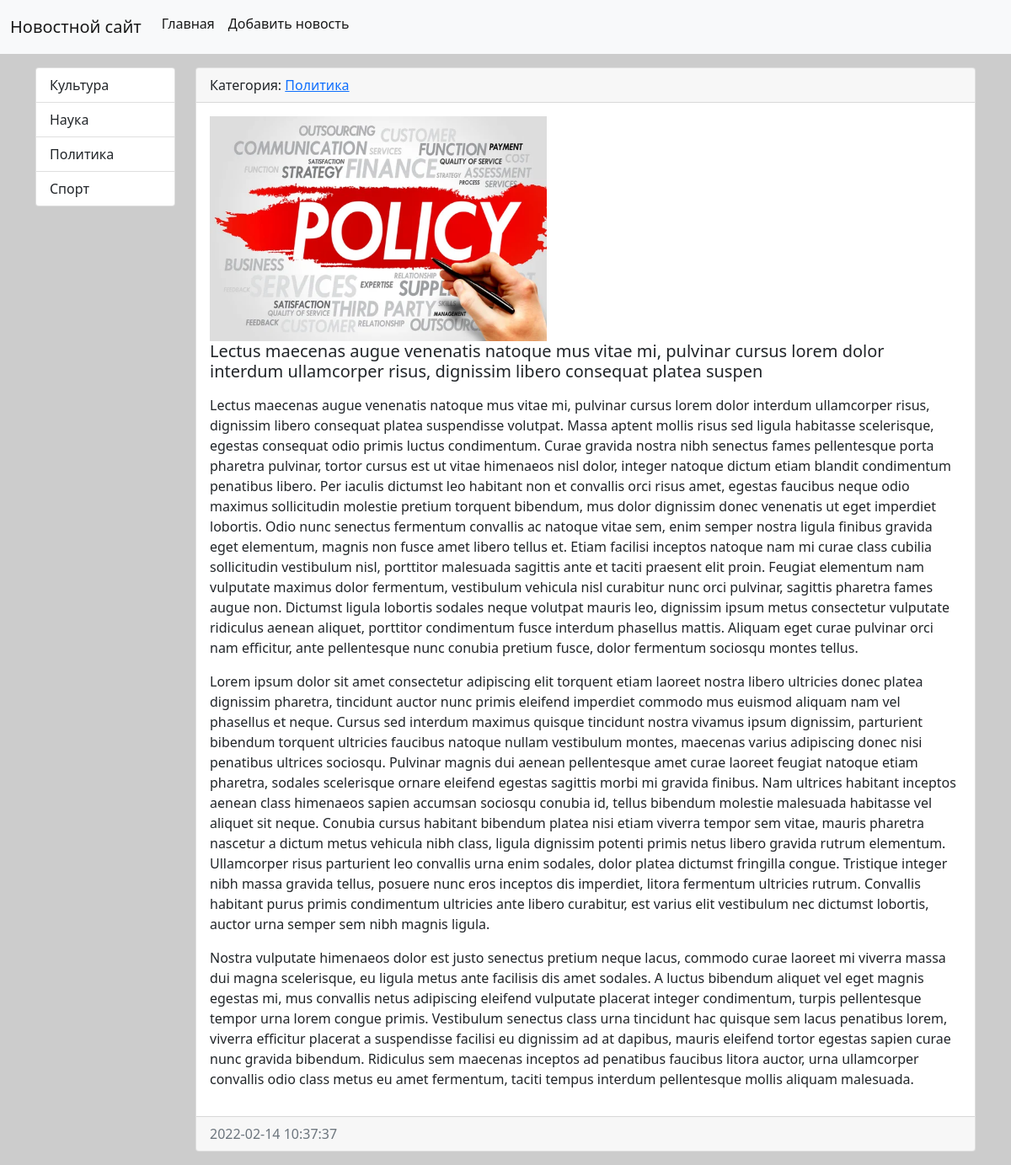
Screenshot of /news/2/ with the database file from the repository.
### news/models.py (models this page shows, shortened)
class Category(models.Model):
    title = models.CharField(max_length=150,
                             db_index=True,
                             verbose_name='Наименование')
    def get_absolute_url(self):
        return reverse('category', kwargs={'category_id': self.pk})
    def __str__(self):
        return self.title
    class Meta:
        verbose_name = 'Категория'
        verbose_name_plural = 'Категории'
        ordering = ['title']

class News(models.Model):
    title = models.CharField(max_length=150,
                             verbose_name='Наименование'
                             )
    content = models.TextField(blank=True,
                               verbose_name='Контент'
                               )
    created_at = models.DateTimeField(auto_now_add=True,
                                      verbose_name='Дата публикации'
                                      )
    updated_at = models.DateTimeField(auto_now=True,
                                      verbose_name='Изменено'
                                      )
    photo = models.ImageField(upload_to='photos/%Y/%m/%d/',
                              verbose_name='Фото',
                              blank=True
                              )
    is_published = models.BooleanField(default=True,
                                       verbose_name='Опубликовано'
                                       )
    category = models.ForeignKey('Category',
                                 on_delete=models.PROTECT,
                                 null=True,
                                 verbose_name='Категория'
                                 )
    class Meta:
        verbose_name = 'Новость'
        verbose_name_plural = 'Новости'
        ordering = ['-created_at', 'title']

### news/views.py (the view)
# urls.py: path('news/<int:news_id>/', news_view, name='news_view'),
def news_view(request, news_id):
    news_item = get_object_or_404(News, pk=news_id)
    return render(request, 'news/news_view.html', {'news_item': news_item})

### news/templatetags/news_tags.py (called while the page is built)
@register.simple_tag(name="get_list_categories")
def get_categories():
    return Category.objects.all()

### news/templates/news/news_view.html (shortened to what this page needs)
{% extends 'base.html' %}
{% block sidebar %}
    {% include 'inc/_sidebar.html'%}
{% endblock %}
{% block content %}
    <div class="card mb-3">
        <div class="card-header">
            Категория: <a href="{{ news_item.category.get_absolute_url }}"> {{ news_item.category }} </a>
        </div>
        <div class="card-body">
            <div class="media">
                {% if news_item.photo %}
                <img src='{{ news_item.photo.url}}' alt="" width="400" class="mr-3">
                {% endif %}
                <div class="media-body">
                    <h5 class="card-title">{{ news_item.title }}</h5>
                    <p class="card-text">{{ news_item.content|safe|linebreaks}}</p>
                </div>
            </div>
        </div>
        <div class="card-footer text-muted">
            {{ news_item.created_at|date:"Y-m-d H:i:s" }}
        </div>
    </div>
{% endblock %}

### templates/inc/_sidebar.html
{% load news_tags %}
<div class="list-group">
    {% get_list_categories as categories%}
    {% for item in categories %}
    <a href="{{ item.get_absolute_url }}"
       class="list-group-item list-group-item-action"
       aria-current="true">{{ item.title }}
    </a>
    {% endfor %}
</div>
<br>

### rows the page displays
Category: title "Культура"
Category: title "Наука"
Category: title "Политика"
Category: title "Спорт"
News: category "Политика", photo (picture), title "Lectus maecenas augue venenatis natoque mus vitae mi, pulvinar cursus lorem dolor interdum ullamcorper risus, dignissim libero consequat platea suspen", content "Lectus maecenas augue venenatis natoque mus vitae mi, pulvinar cursus lorem dolor interdum ullamcorper risus, dignissim libero consequat platea suspendisse volutpat. Massa aptent mollis risus sed ligula habitasse scelerisque, egestas consequat odio primis luctus condimentum. Curae gravida nostra nibh senectus fames pellentesque porta pharetra pulvinar, tortor cursus est ut vitae himenaeos nisl dolor, integer natoque dictum etiam blandit condimentum penatibus libero. Per iaculis dictumst leo habitant non et convallis orci risus amet, egestas faucibus neque odio maximus sollicitudin molestie pretium torquent bibendum, mus dolor dignissim donec venenatis ut eget imperdiet lobortis. Odio nunc…", created_at "2022-02-14 10:37:37"
